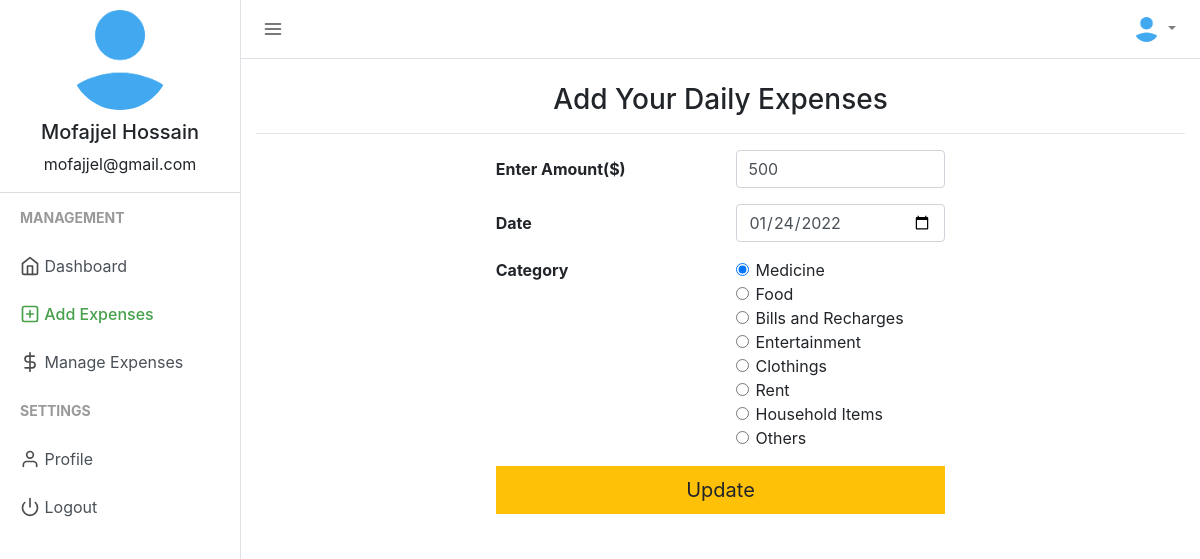
/add_expense.php?edit=81 (signed in), run on the app's committed database.
### tables this page shows
CREATE TABLE `users` (
  `user_id` int NOT NULL,
  `firstname` varchar(50) NOT NULL,
  `lastname` varchar(25) NOT NULL,
  `email` varchar(50) NOT NULL,
  `profile_path` varchar(50) NOT NULL DEFAULT 'default_profile.png',
  `password` varchar(50) NOT NULL,
  `trn_date` datetime NOT NULL
);

CREATE TABLE `expenses` (
  `expense_id` int NOT NULL,
  `user_id` varchar(15) NOT NULL,
  `expense` int NOT NULL,
  `expensedate` varchar(15) NOT NULL,
  `expensecategory` varchar(50) NOT NULL
);

### session.php (called while the page is built, shortened)
<?php
include("config.php");
$sess_email = $_SESSION["email"];
$sql = "SELECT user_id, firstname, lastname, email, profile_path FROM users WHERE email = '$sess_email'";
$result = $con->query($sql);
if ($result->num_rows > 0) {
  while($row = $result->fetch_assoc()) {
    $userid=$row["user_id"];
    $username =$row["firstname"]." ".$row["lastname"];
    $useremail=$row["email"];
    $userprofile="uploads/".$row["profile_path"];
  }
} else {
    $userid="GHX1Y2";
    $username ="Jhon Doe";
    $useremail="mailid@domain.com";
    $userprofile="Uploads/default_profile.png";
}
?>

### add_expense.php (the view, shortened to what this page needs)
<?php
include("session.php");
$update = false;
$del = false;
$expenseamount = "";
$expensedate = date("Y-m-d");
$expensecategory = "Entertainment";
if (isset($_GET['edit'])) {
    $id = $_GET['edit'];
    $update = true;
    $record = mysqli_query($con, "SELECT * FROM expenses WHERE user_id='$userid' AND expense_id=$id");
    if (mysqli_num_rows($record) == 1) {
        $n = mysqli_fetch_array($record);
        $expenseamount = $n['expense'];
        $expensedate = $n['expensedate'];
        $expensecategory = $n['expensecategory'];
    } else {
        echo ("WARNING: AUTHORIZATION ERROR: Trying to Access Unauthorized data");
    }
}
?>
<!DOCTYPE html>
<html lang="en">
<head>
    <link href="css/bootstrap.min.css" rel="stylesheet">
    <link href="css/style.css" rel="stylesheet">
</head>
<body>
    <div class="d-flex" id="wrapper">
        <div class="border-right" id="sidebar-wrapper">
            <div class="user">
                <img class="img img-fluid rounded-circle" src="<?php echo $userprofile ?>" width="120">
                <h5><?php echo $username ?></h5>
                <p><?php echo $useremail ?></p>
            </div>
            <div class="sidebar-heading">Management</div>
            <div class="list-group list-group-flush">
                <a href="index.php" class="list-group-item list-group-item-action"><span data-feather="home"></span> Dashboard</a>
                <a href="add_expense.php" class="list-group-item list-group-item-action sidebar-active"><span data-feather="plus-square"></span> Add Expenses</a>
                <a href="manage_expense.php" class="list-group-item list-group-item-action"><span data-feather="dollar-sign"></span> Manage Expenses</a>
            </div>
            <div class="sidebar-heading">Settings </div>
            <div class="list-group list-group-flush">
                <a href="profile.php" class="list-group-item list-group-item-action "><span data-feather="user"></span> Profile</a>
                <a href="logout.php" class="list-group-item list-group-item-action "><span data-feather="power"></span> Logout</a>
            </div>
        </div>
        <div id="page-content-wrapper">
            <nav class="navbar navbar-expand-lg navbar-light  border-bottom">
                <button class="toggler" type="button" id="menu-toggle" aria-expanded="false">
                    <span data-feather="menu"></span>
                </button>
                <div class="collapse navbar-collapse" id="navbarSupportedContent">
                    <ul class="navbar-nav ml-auto mt-2 mt-lg-0">
                        <li class="nav-item dropdown">
                            <a class="nav-link dropdown-toggle" href="#" id="navbarDropdown" role="button" data-toggle="dropdown" aria-haspopup="true" aria-expanded="false">
                                <img class="img img-fluid rounded-circle" src="<?php echo $userprofile ?>" width="25">
                            </a>
                        </li>
                    </ul>
                </div>
            </nav>
            <div class="container">
                <h3 class="mt-4 text-center">Add Your Daily Expenses</h3>
                <hr>
                <div class="row ">
                    <div class="col-md-3"></div>
                    <div class="col-md" style="margin:0 auto;">
                        <form action="" method="POST">
                            <div class="form-group row">
                                <label for="expenseamount" class="col-sm-6 col-form-label"><b>Enter Amount($)</b></label>
                                <div class="col-md-6">
                                    <input type="number" class="form-control col-sm-12" value="<?php echo $expenseamount; ?>" id="expenseamount" name="expenseamount" required>
                                </div>
                            </div>
                            <div class="form-group row">
                                <label for="expensedate" class="col-sm-6 col-form-label"><b>Date</b></label>
                                <div class="col-md-6">
                                    <input type="date" class="form-control col-sm-12" value="<?php echo $expensedate; ?>" name="expensedate" id="expensedate" required>
                                </div>
                            </div>
                            <fieldset class="form-group">
                                <div class="row">
                                    <legend class="col-form-label col-sm-6 pt-0"><b>Category</b></legend>
                                    <div class="col-md">
                                        <div class="form-check">
                                            <input class="form-check-input" type="radio" name="expensecategory" id="expensecategory4" value="Medicine" <?php echo ($expensecategory == 'Medicine') ? 'checked' : '' ?>>
                                            <label class="form-check-label" for="expensecategory4">
                                                Medicine
                                            </label>
                                        </div>
                                        <div class="form-check">
                                            <input class="form-check-input" type="radio" name="expensecategory" id="expensecategory3" value="Food" <?php echo ($expensecategory == 'Food') ? 'checked' : '' ?>>
                                            <label class="form-check-label" for="expensecategory3">
                                                Food
                                            </label>
                                        </div>
                                        <div class="form-check">
                                            <input class="form-check-input" type="radio" name="expensecategory" id="expensecategory2" value="Bills & Recharges" <?php echo ($expensecategory == 'Bills & Recharges') ? 'checked' : '' ?>>
                                            <label class="form-check-label" for="expensecategory2">
                                                Bills and Recharges
                                            </label>
                                        </div>
                                        <div class="form-check">
                                            <input class="form-check-input" type="radio" name="expensecategory" id="expensecategory1" value="Entertainment" <?php echo ($expensecategory == 'Entertainment') ? 'checked' : '' ?>>
                                            <label class="form-check-label" for="expensecategory1">
                                                Entertainment
                                            </label>
                                        </div>
                                        <div class="form-check">
                                            <input class="form-check-input" type="radio" name="expensecategory" id="expensecategory7" value="Clothings" <?php echo ($expensecategory == 'Clothings') ? 'checked' : '' ?>>
                                            <label class="form-check-label" for="expensecategory7">
                                                Clothings
                                            </label>
                                        </div>
                                        <div class="form-check">
                                            <input class="form-check-input" type="radio" name="expensecategory" id="expensecategory6" value="Rent" <?php echo ($expensecategory == 'Rent') ? 'checked' : '' ?>>
                                            <label class="form-check-label" for="expensecategory6">
                                                Rent
                                            </label>
                                        </div>
                                        <div class="form-check">
                                            <input class="form-check-input" type="radio" name="expensecategory" id="expensecategory8" value="Household Items" <?php echo ($expensecategory == 'Household Items') ? 'checked' : '' ?>>
                                            <label class="form-check-label" for="expensecategory8">
                                                Household Items
                                            </label>
                                        </div>
                                        <div class="form-check">
                                            <input class="form-check-input" type="radio" name="expensecategory" id="expensecategory5" value="Others" <?php echo ($expensecategory == 'Others') ? 'checked' : '' ?>>
                                            <label class="form-check-label" for="expensecategory5">
                                                Others
                                            </label>
                                        </div>
                                    </div>
                                </div>
                            </fieldset>
                            <div class="form-group row">
                                <div class="col-md-12 text-right">
                                    <?php if ($update == true) : ?>
                                        <button class="btn btn-lg btn-block btn-warning" style="border-radius: 0%;" type="submit" name="update">Update</button>
                                    <?php elseif ($del == true) : ?>
                                        <button class="btn btn-lg btn-block btn-danger" style="border-radius: 0%;" type="submit" name="delete">Delete</button>
                                    <?php else : ?>
                                        <button type="submit" name="add" class="btn btn-lg btn-block btn-success" style="border-radius: 0%;">Add Expense</button>
                                    <?php endif ?>
                                </div>
                            </div>
                        </form>
                    </div>
                    <div class="col-md-3"></div>
                </div>
            </div>
        </div>
    </div>
</body>
</html>

### css/style.css (style rules this page uses)
body { background-color: #efefef; }
.feather { width: 20px; height: 20px; stroke: #4d4d4d; stroke-width: 2; stroke-linecap: round; stroke-linejoin: round; fill: none; vertical-align: text-bottom; }
.list-group { background-color: #ffffff; }
.list-group-item { border: none; }
.user { text-align: center; border-bottom: 1px solid #ddd; }
.user img { padding: 10px; }
.toggler { color: #000; background-color: #fff; border: none; outline: none; }
.sidebar-active { color: #47a04b; font-weight: 500; }
.sidebar-active .feather { stroke: #47a04b; font-weight: 500; }
#wrapper { overflow-x: hidden; background-color: #fff; }
#sidebar-wrapper { min-height: 100vh; margin-left: -15rem; -webkit-transition: margin 0.25s ease-out; -moz-transition: margin 0.25s ease-out; -o-transition: margin 0.25s ease-out; transition: margin 0.25s ease-out; }
#sidebar-wrapper .sidebar-heading { padding: 0.875rem 1.25rem; font-size: 14px; font-weight: bold; text-transform: uppercase; color: #999; }
#sidebar-wrapper .list-group { width: 15rem; }
#page-content-wrapper { min-width: 100vw; }
@media (min-width: 768px) { #sidebar-wrapper { margin-left: 0; } }
@media (min-width: 768px) { #page-content-wrapper { min-width: 0; width: 100%; } }

### data on the page
users: profile_path (placeholder picture), username "Mofajjel Hossain", email "mofajjel@gmail.com"
expenses: expenseamount "500", expensedate "01/24/2022", expensecategory "☑ Medicine", expensecategory "☐ Food", expensecategory "☐ Bills and Recharges", expensecategory "☐ Entertainment", expensecategory "☐ Clothings", expensecategory "☐ Rent", expensecategory "☐ Household Items", expensecategory "☐ Others"
